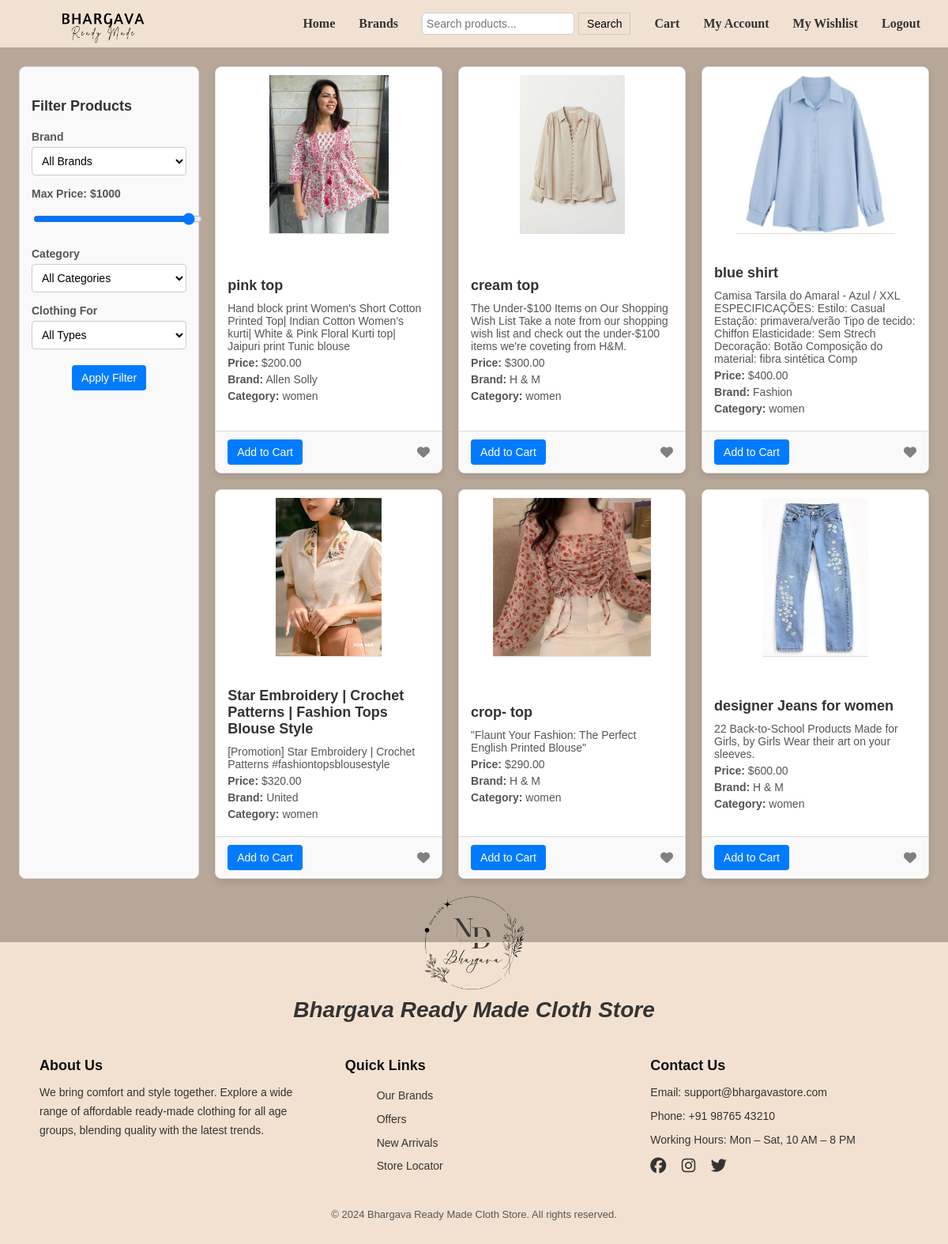
Screenshot of /products/ with the database file from the repository.
### store/models.py (models this page shows, shortened)
class Product(models.Model):
    id = models.AutoField(primary_key=True)  # Auto incrementing id
    brand = models.CharField(max_length=255)
    cloth = models.CharField(choices=[('kids', 'Kids'), ('men', 'Men'), ('women', 'Women')], max_length=5)
    name = models.CharField(max_length=255)
    description = models.TextField()
    price = models.DecimalField(decimal_places=2, max_digits=10)
    image = models.ImageField(upload_to='products/')
    category = models.ForeignKey(Category, on_delete=models.CASCADE, related_name='products')

### store/views.py (the view)
# urls.py: path('products/', views.display_products, name='display_products'),
def display_products(request):
    products = Product.objects.all()
    if request.user.is_authenticated:
        wishlist = Wishlist.objects.filter(user_email=request.user.email).first()
        wishlist_item_ids = wishlist.item_ids if wishlist else []
    else:
        wishlist_item_ids = []
    return render(request, 'store/display.html', {
        'products': products,
        'wishlist_item_ids': wishlist_item_ids
    })

### store/templates/store/display.html (shortened to what this page needs)
{% extends 'base_generic.html' %}
{% load static %}
{% block content %}
    {% include 'store/user_navbar.html' %}
    <div class="main-container">
        <div class="filter-sidebar">
            <h4>Filter Products</h4>
            <form method="get" action="{% url 'search_products' %}">
                <div class="filter-option">
                    <label for="brand">Brand</label>
                    <select id="brand" name="brand">
                        <option value="">All Brands</option>
                    </select>
                </div>
                <div class="filter-option">
                    <label for="price">Max Price: ${{ selected_price|default:1000 }}</label>
                    <input type="range" id="price" name="price" min="0" max="1000" step="10" value="{{ selected_price|default:1000 }}">
                </div>
                <div class="filter-option">
                    <label for="category">Category</label>
                    <select id="category" name="category">
                        <option value="">All Categories</option>
                    </select>
                </div>
                <div class="filter-option">
                    <label for="cloth" class="visually-hidden">Clothing For</label>
                    <select id="cloth" name="cloth">
                        <option value="">All Types</option>
                    </select>
                </div>
                <div class="filter-option" style="text-align: center; margin-top: 20px;">
                    <button type="submit" class="add-to-cart-btn">Apply Filter</button>
                </div>
            </form>
        </div>
        <div class="product-container">
            {% if products %}
                <div class="product-grid">
                    {% for product in products %}
                        <div class="product-item">
                            <div class="product-image">
                                <img src="{{ product.image.url }}" alt="{{ product.name }}">
                            </div>
                            <div class="product-details">
                                <h3>{{ product.name }}</h3>
                                <p>{{ product.description }}</p>
                                <p><strong>Price:</strong> ${{ product.price }}</p>
                                <p><strong>Brand:</strong> {{ product.brand }}</p>
                                <p><strong>Category:</strong> {{ product.cloth }}</p>
                            </div>
                            <div class="product-actions">
                                <button class="add-to-cart-btn">Add to Cart</button>
                                <i class="fa-solid fa-heart"
                                    data-id="{{ product.id }}"
                                    onclick="toggleWishlist(this)"
                                    style="color: {% if product.id in wishlist_item_ids %}red{% else %}gray{% endif %};">
                                </i>
                            </div>
                        </div>
                    {% empty %}
                        <p>No products found.</p>
                    {% endfor %}
                </div>
            {% else %}
                <p>No products found.</p>
            {% endif %}
    </div>
{% endblock %}

### store/templates/base_generic.html (style rules this page uses)
body { font-family: Arial, sans-serif; margin: 0; padding: 0; }

### store/templates/store/user_navbar.html (style rules this page uses)
body { margin: 0; background-color: #b7a798; }

### store/templates/store/display.html (style rules this page uses)
body { font-family: Arial, sans-serif; margin: 0; padding: 0; background-color: #b7a798; }
.main-container { display: flex; gap: 20px; margin: 2% 2%; }
.filter-sidebar { width: 250px; padding: 15px; background-color: #f9f9f9; border: 1px solid #ddd; border-radius: 8px; }
.filter-sidebar h4 { margin-bottom: 20px; font-size: 18px; font-weight: bold; color: #333; }
.filter-option { margin-bottom: 15px; }
.filter-option label { display: block; margin-bottom: 5px; font-size: 14px; font-weight: bold; color: #555; }
.filter-option select, .filter-option input { width: 100%; padding: 8px; border: 1px solid #ccc; border-radius: 4px; background-color: #fff; font-size: 14px; }
.product-container { flex-grow: 1; width: 100%; }
.product-grid { display: grid; grid-template-columns: repeat(auto-fill, minmax(250px, 1fr)); gap: 20px; }
.product-item { display: flex; flex-direction: column; justify-content: space-between; border: 1px solid #ddd; border-radius: 8px; background-color: #fff; box-shadow: 0 4px 8px rgba(0, 0, 0, 0.1); overflow: hidden; transition: transform 0.3s ease, box-shadow 0.3s ease; }
.product-image { text-align: center; padding: 10px; }
.product-image img { max-width: 100%; max-height: 200px; object-fit: cover; border-bottom: 1px solid #ddd; }
.product-details { padding: 15px; text-align: left; }
.product-details h3 { font-size: 18px; margin: 10px 0; color: #333; }
.product-details p { margin: 5px 0; font-size: 14px; color: #555; }
.product-actions { display: flex; justify-content: space-between; align-items: center; padding: 10px 15px; border-top: 1px solid #ddd; background-color: #f9f9f9; }
.add-to-cart-btn { background-color: #007bff; color: #fff; border: none; padding: 8px 12px; cursor: pointer; font-size: 14px; border-radius: 4px; transition: background-color 0.3s ease; }

### rows the page displays
Product: image (picture), name "pink top", description "Hand block print Women's Short Cotton Printed Top| Indian Cotton Women's kurti| White & Pink Floral Kurti top| Jaipuri print Tunic blouse", price "200.00", brand "Allen Solly", cloth "women"
Product: image (picture), name "cream top", description "The Under-$100 Items on Our Shopping Wish List Take a note from our shopping wish list and check out the under-$100 items we're coveting from H&M.", price "300.00", brand "H & M", cloth "women"
Product: image (picture), name "blue shirt", description "Camisa Tarsila do Amaral - Azul / XXL ESPECIFICAÇÕES: Estilo: Casual Estação: primavera/verão Tipo de tecido: Chiffon Elasticidade: Sem Strech Decoração: Botão Composição do material: fibra sintética Comp", price "400.00", brand "Fashion", cloth "women"
Product: image (picture), name "Star Embroidery | Crochet Patterns | Fashion Tops Blouse Style", description "[Promotion] Star Embroidery | Crochet Patterns #fashiontopsblousestyle", price "320.00", brand "United", cloth "women"
Product: image (picture), name "crop- top", description "\"Flaunt Your Fashion: The Perfect English Printed Blouse\"", price "290.00", brand "H & M", cloth "women"
Product: image (picture), name "designer Jeans for women", description "22 Back-to-School Products Made for Girls, by Girls Wear their art on your sleeves.", price "600.00", brand "H & M", cloth "women"

### other values shown
{{ selected_price|default:1000 }} "1000"
